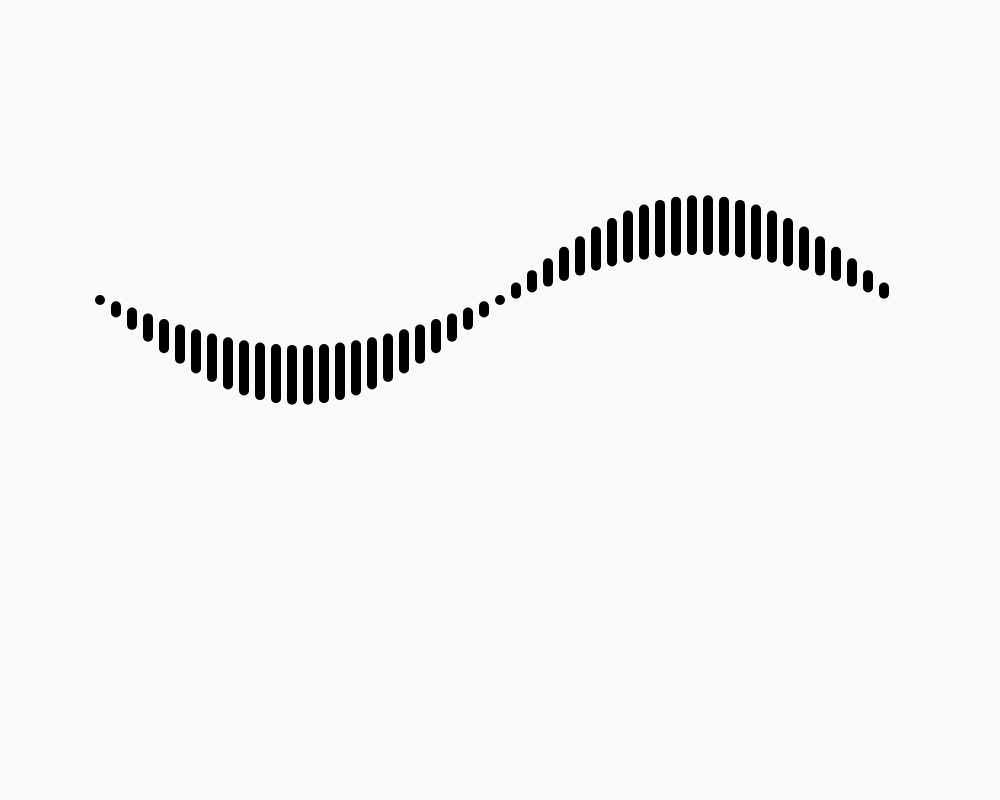
Frame 1 (no input)
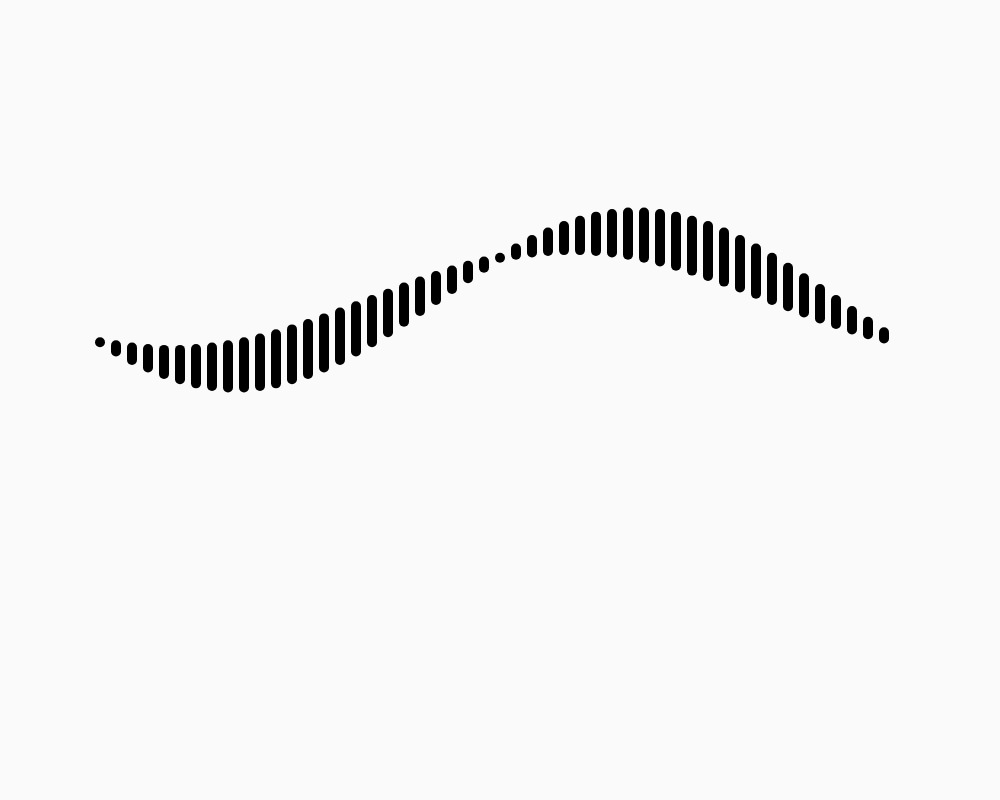
Frame 60 (no input)
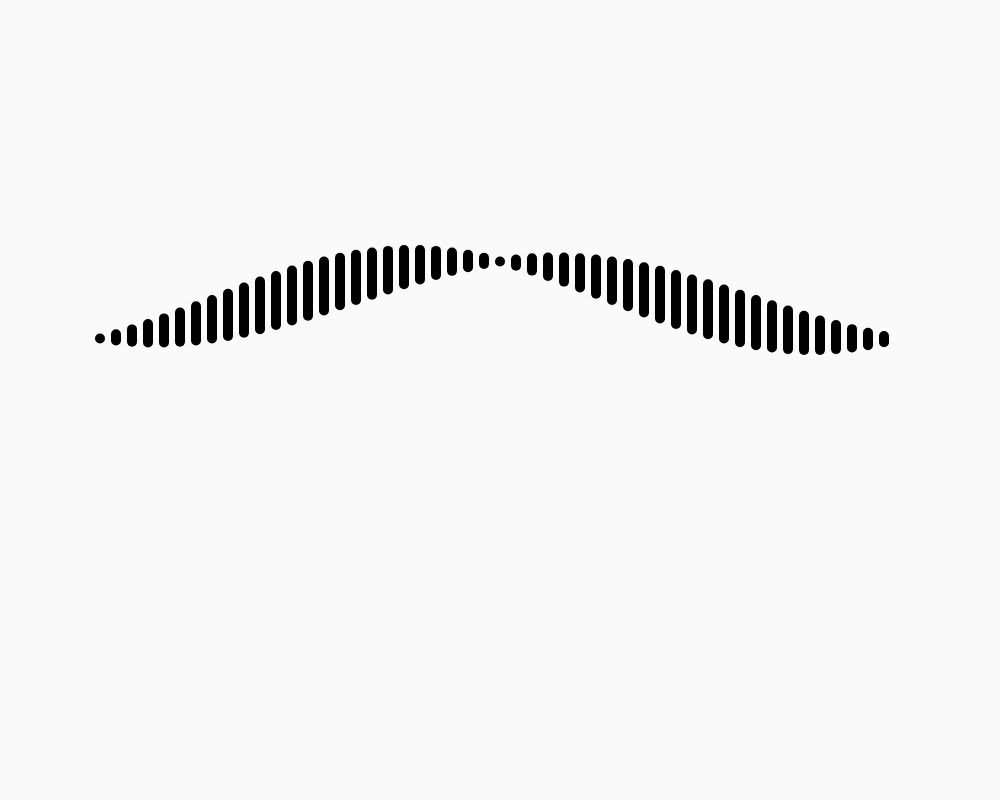
Frame 120 (the mouse pressed at the canvas centre since frame 60)

The p5.js sketch that drew these frames (run headless with seeded random() and noise() and a simulated clock; from frame 60 on, the mouse is pressed at the canvas centre):

// p5.js sketch
// ── sketch.js
swell = [];
swell2 = []
lines = [];
numLines = 50.0;
counter = 0;
megacounter = 0;

function setup() {
  canvas = createCanvas(1000,800)
  fillSwell();
  makeLines();
}

//0-1 or else crazy stuff happens
var freq_incr = 0


function fillSwell() {
  
  var a = 0.0;
  var inc = TWO_PI/numLines;
  for(var i=0; i<numLines; i++) {
    swell.push(sin(a))
    a = a + inc+freq_incr;
  }
}

function makeLines() {
  relwidth = width - 200;
  for(var i=0; i<numLines; i++) {
    lines.push(new lineObject((relwidth/numLines)*i+100,300+(50*swell[i])))
    counter ++;
  }
}

function draw() {
  background(250)
  for(var i=0; i<lines.length; i++) {
    lines[i].sketch();
    lines[i].move();
  }
}

function lineObject(_x,_y) {
  this.x = _x;
  this.y = _y;
  this.id = counter;
  // change this to see change
  this.mul = 50
  
  
  
  
  this.sketch = function() {
    strokeWeight(10)
    line(this.x,this.y,this.x,this.y+(swell[megacounter%swell.length])*50)
  }
  
  this.move = function() {
    
    //grower
    megacounter ++;
    //if(megacounter%62==0) this.mul ++;
    //if(megacounter%44==0) this.mul ++;
    this.y = 300+(this.mul*swell[(this.id++)%swell.length])
  }
  
}
